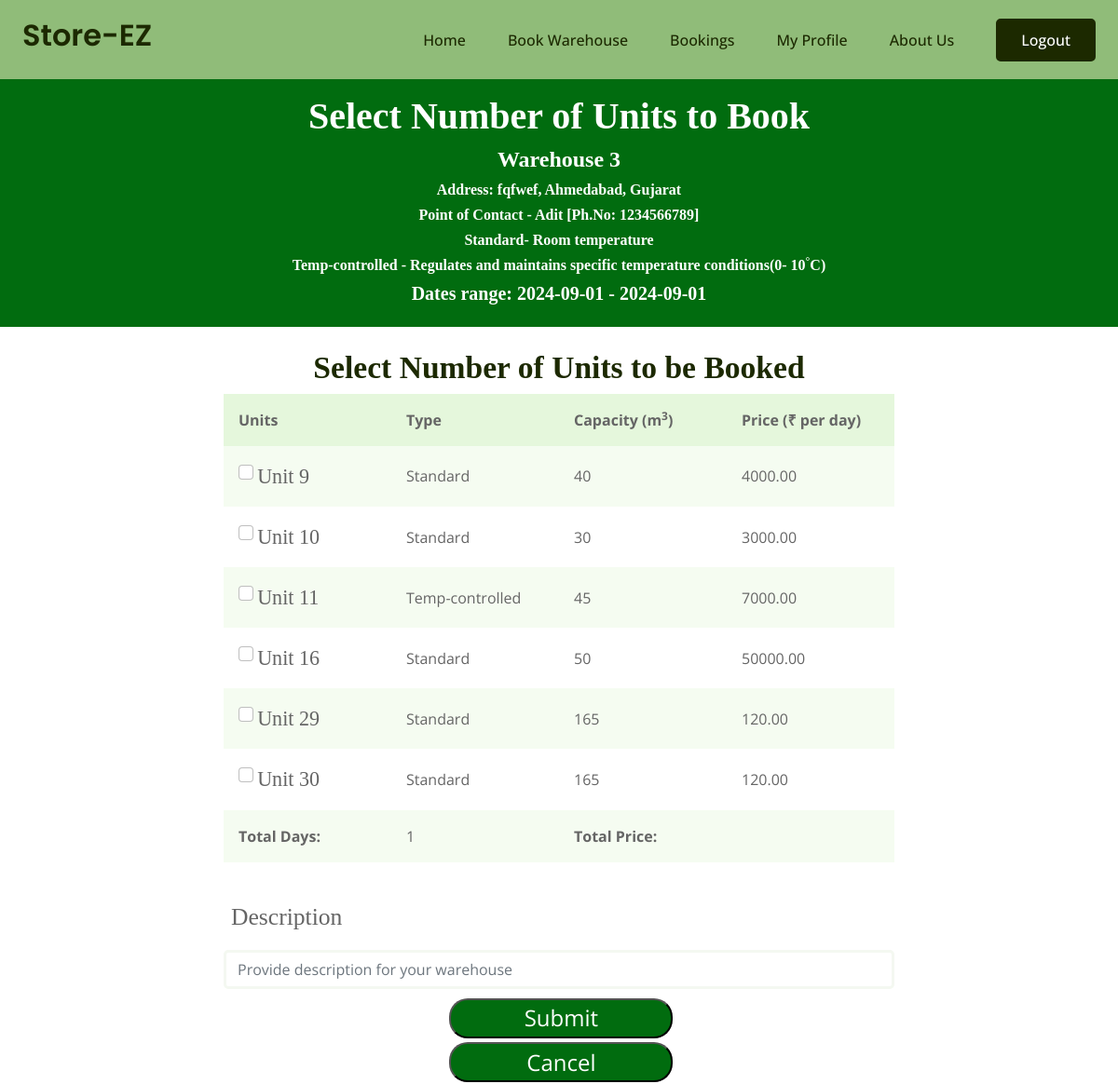
Screenshot of /farmer/book/3/2024-09-01/2024-09-01 (signed in) with the database file from the repository.
### mainapp/models.py (models this page shows, shortened)
class Warehouse(models.Model):
    name = models.CharField(max_length=100)
    address = models.TextField()
    city = models.CharField(max_length=100)
    state = models.CharField(max_length=100)
    poc_name = models.CharField(max_length=100, null=True)
    poc_phone_no = models.DecimalField(max_digits=10, decimal_places=0)
    owner = models.ForeignKey(Warehouse_owner, on_delete=models.CASCADE)
    image = models.ImageField(default="images/default_warehouse_image.jpg",upload_to="images/warehouse/",blank=True,null=True)
    latitude = models.FloatField(default=23.1862737352)
    longitude = models.FloatField(default = 72.6283225558)

class Unit(models.Model):
    id = models.BigAutoField(primary_key=True)
    type = models.CharField(max_length=100) # Check box field
    capacity = models.IntegerField()
    price = models.DecimalField(max_digits=10, decimal_places=2)
    warehouse = models.ForeignKey(Warehouse, on_delete=models.CASCADE)

### farmer/views.py (the view, shortened to what this page needs)
# urls.py: path("farmer/book/<int:id>/<str:start>/<str:end>",views.book,name='book'),
@login_required(login_url='login')
def book(request,id, start, end):
    warehouse = Warehouse.objects.get(id=id)
    all_units = warehouse.unit_set.all()
    end_date = datetime.strptime(end, '%Y-%m-%d').date()
    start_date = datetime.strptime(start, '%Y-%m-%d').date()
    booked_units = Booking.objects.filter(start_date__lte=end_date,end_date__gte=start_date). \
            values_list('unit', flat=True).exclude(unit=None).distinct()
    unbooked_units = all_units.exclude(id__in=booked_units.values_list('unit'))
    total_days = (end_date - start_date).days + 1
    assert(total_days>0)
    context = {'startdate':start, 'enddate':end, 'units':unbooked_units, 'total_days':total_days,'id':warehouse.id, 'warehouse':warehouse}
    return render(request,'farmer/book.html',context)

### farmer/templates/farmer/book.html (shortened to what this page needs)
{% extends 'farmerbase.html' %}
{% load static %}
{% block css %}
<link rel="stylesheet" href="{% static 'farmer/css/tableunit.css' %}">
<link rel="stylesheet" href="{% static 'farmer/css/book1.css' %}" />
{% endblock %}
{%block content%}
<div class="outer-box container-fluid " >
  <div class="" style="background-color: #016C0F;">
      <div class="py-3 d-flex flex-column justify-content-end align-items-center mb-4 rempad">
          <div class="font-large">
            <h3 class="ff" style="font-size: 100%; text-decoration-line:none; -webkit-text-fill-color: white;">
              Select Number of Units to Book</h3>
            <h4 class="ff" style="color:white">Warehouse {{id}}</h4>
            <h6 class="ff" style="color:white">Address: {{warehouse.address}}, {{warehouse.city}}, {{warehouse.state}} </h6>
            <h6 class="ff" style="color:white">Point of Contact - {{warehouse.poc_name}} [Ph.No: {{warehouse.poc_phone_no}}]</h6>
            <h6 class="ff" style="color:white">Standard- Room temperature</h6>
            <h6 class="ff" style="color:white">Temp-controlled - Regulates and maintains specific temperature conditions(0- 10<sup>°</sup>C)</h6>
            <h5 class="ff" style="color:white">Dates range: {{startdate}} - {{enddate}}</h5>
          </div>
        </div>
    </div>
      <form action="" method="post">
        <div class="table-layout">
          <h1 class="text-center ff" style="font-size: 210%">Select Number of Units to be Booked</h1>
        </div>
        <div class="table-container">
          <table>
            <tr>
              <th>Units</th>
              <th>Type</th>
              <th>Capacity (m<sup>3</sup>)</th>
              <th>Price (₹ per day)</th>
            </tr>
            {% for unit in units %}
            <tr>
              <td data-cell="{{unit.id}}">
                <input class="form-check-input" name="checkbox" type="checkbox" value="{{unit.id}}">
                <label class="form-check-label ff" for="defaultCheck1" style="font-size: 138%;">
                  Unit {{unit.id}}
                </label></td>
              <td data-cell="Unit Type" style="width:15%;">{% if unit.type == "Hot" %}Standard{% else %}Temp-controlled {% endif %}</td>
              <td data-cell="Unit Capacity">{{unit.capacity}}</td>
              <td data-cell="Unit Price">{{unit.price}}</td>
            </tr>
            {% endfor %}
            <tr>
              <td ><b>Total Days:</b></td>
              <td > {{total_days}}</td>
              <td ><b>Total Price:</b> </td>
              <td id="totalPriceDisplay"></td>
            </tr>
          </table>
        </div>
      <div id="totalPriceDisplay" class="p-2" style="font-size:20px">
      </div>
        <div class="form-group pb-2 redw">
          <label class="py-3 ff m-2 pb-2" for="formGroupExampleInput" style="font-size: 160%;">Description</label>
          <input type="text" class="form-control"  name="description" id="formGroupExampleInput"
            placeholder="Provide description for your warehouse" maxlength=200>
        </div>
        <div class="submit-btn">
          <input type="submit" class="" >
        </div>
      </form>
      <div class="cancel-btn" style="width: 20%;">
        <form action="{% url 'search'%}" method="get">
          <button  onclick="location.href='{% url 'search' %}'" type='submit'> Cancel </button>
        </form>
      </div>
</div>
{% endblock %}

### static/css/base.css (style rules this page uses)
* { margin:0; padding:0; box-sizing:border-box; }
h3 { font-family:Quicksand; }

### farmer/static/farmer/css/tableunit.css (style rules this page uses)
.table-container { margin: auto; max-width:60%; }
table { width:100%; border-collapse:collapse; }
caption,th,td { padding:1rem; }
th { cursor:pointer; }
caption,th { text-align:left; }
th { background: hsl(99.9 62.8% 83.1% / 0.5); }
tr:nth-of-type(2n) { background:hsl(99.9 62.8% 83.1% / 0.2); }

### farmer/static/farmer/css/book1.css (style rules this page uses)
.outer-box { padding-left: 0%; padding-right: 0%; }
.font-large { color: white; font-size: 2.5em; text-align: center; }
.rempad { border-radius: 50%; }
table { table-layout: fixed ; width: 100% ; }
td { width: 33% ; }
.ff { font-family: "Times New Roman", Times, serif; }
.redw { margin: auto; width: 60%; }
.submit-btn { margin: auto; max-width: 20%; }
.submit-btn input { padding: 0.5%; background-color: #016C0F; width: 100%; margin: 1%; color: #fff; font-size: 1.5rem; border-radius: 20px; }
.cancel-btn { margin: auto; width: 20%; }
.cancel-btn button { margin: auto; padding: 0.5%; background-color: #016C0F; width: 100%; margin: 1%; color: #fff; font-size: 1.5rem; border-radius: 20px; }

### rows the page displays
Warehouse: address "fqfwef", city "Ahmedabad", state "Gujarat", poc_name "Adit", poc_phone_no "1234566789"
Unit: id "9", type "Standard", capacity "40", price "4000.00"
Unit: id "10", type "Standard", capacity "30", price "3000.00"
Unit: id "11", type "Temp-controlled", capacity "45", price "7000.00"
Unit: id "16", type "Standard", capacity "50", price "50000.00"
Unit: id "29", type "Standard", capacity "165", price "120.00"
Unit: id "30", type "Standard", capacity "165", price "120.00"

### other values shown
{{ id }} "3"
{{ startdate }} "2024-09-01"
{{ enddate }} "2024-09-01"
{{ total_days }} "1"
